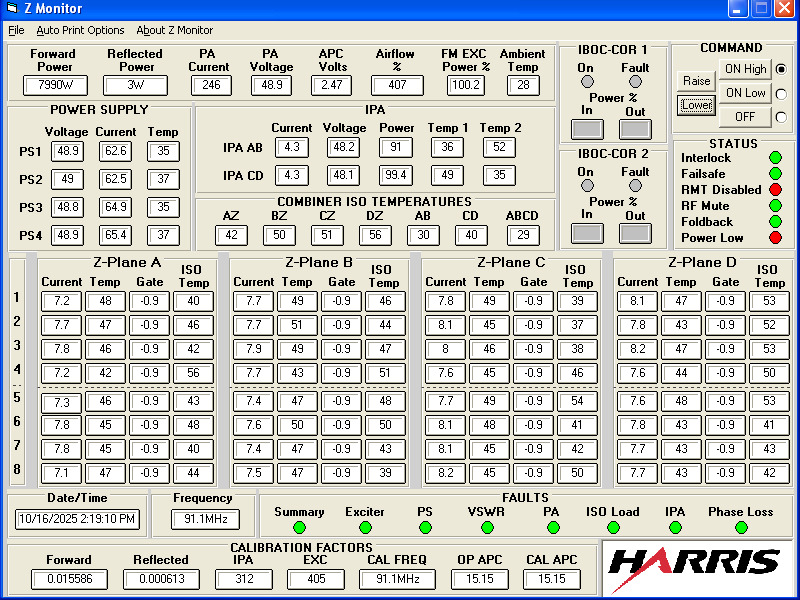
#> input picture 911-20251016.jpg, 800 x 600 px
$ python test_different_preprocess.py
#> lines starting #> are read from the running program, lines starting #| are printed output that depends on the picture
#!/usr/bin/env python3
"""
测试不同预处理模式对Current字段的识别效果
"""
import cv2
import numpy as np
import pytesseract
import json
from pathlib import Path

print("="*70)
print("测试不同预处理模式")
print("="*70)
print()

# 加载坐标 - 只测试Current字段
coords_file = Path('config/template_coordinates.json')
with open(coords_file, 'r', encoding='utf-8') as f:
#> (reads config/template_coordinates.json from the repository)
    all_coords = json.load(f)

# 筛选Current字段
current_coords = {k: v for k, v in all_coords.items() if 'Current' in k}

print(f"测试 {len(current_coords)} 个Current字段")
print()

# 加载图像
image_path = Path('911-20251016.jpg')
image = cv2.imread(str(image_path))
#> image is the input picture: shape (600, 800, 3); mean B, G, R 199.6, 202.7, 200.6

# Tesseract 配置
tesseract_config = r'--oem 3 --psm 7 -c tessedit_char_whitelist=0123456789.'

# 测试不同的预处理方法
def test_preprocessing(roi, method_name, params):
    """测试单个预处理方法"""
    try:
        if method_name == "原图":
            processed = roi

        elif method_name == "灰度":
            processed = cv2.cvtColor(roi, cv2.COLOR_BGR2GRAY)

        elif method_name == "Otsu二值化":
            gray = cv2.cvtColor(roi, cv2.COLOR_BGR2GRAY)
            _, processed = cv2.threshold(gray, 0, 255, cv2.THRESH_BINARY + cv2.THRESH_OTSU)

        elif method_name == "自适应二值化":
            gray = cv2.cvtColor(roi, cv2.COLOR_BGR2GRAY)
            processed = cv2.adaptiveThreshold(
                gray, 255, cv2.ADAPTIVE_THRESH_GAUSSIAN_C,
                cv2.THRESH_BINARY, 11, 2
            )

        elif method_name == "反色Otsu":
            gray = cv2.cvtColor(roi, cv2.COLOR_BGR2GRAY)
            _, processed = cv2.threshold(gray, 0, 255, cv2.THRESH_BINARY_INV + cv2.THRESH_OTSU)

        elif method_name == "反色自适应":
            gray = cv2.cvtColor(roi, cv2.COLOR_BGR2GRAY)
            temp = cv2.adaptiveThreshold(
                gray, 255, cv2.ADAPTIVE_THRESH_GAUSSIAN_C,
                cv2.THRESH_BINARY, 11, 2
            )
            processed = cv2.bitwise_not(temp)

        elif method_name == "形态学增强":
            gray = cv2.cvtColor(roi, cv2.COLOR_BGR2GRAY)
            _, binary = cv2.threshold(gray, 0, 255, cv2.THRESH_BINARY + cv2.THRESH_OTSU)
            kernel = np.ones((2, 2), np.uint8)
            processed = cv2.morphologyEx(binary, cv2.MORPH_CLOSE, kernel)

        else:
            return None

        # 放大小区域
        if processed.shape[0] < 30 or processed.shape[1] < 50:
            scale = 2
            processed = cv2.resize(processed, None, fx=scale, fy=scale, interpolation=cv2.INTER_CUBIC)

        # OCR
        text = pytesseract.image_to_string(processed, config=tesseract_config)
        text = text.strip().replace(' ', '')

        # 清理
        replacements = {'O': '0', 'o': '0', 'I': '1', 'l': '1', 'S': '5', 'B': '8'}
        for old, new in replacements.items():
            text = text.replace(old, new)
        text = ''.join(c for c in text if c.isdigit() or c == '.')

        try:
            value = float(text) if text else None
        except:
            value = None

        return value

    except Exception as e:
        return None

# 预处理方法列表
methods = [
    "原图",
    "灰度",
    "Otsu二值化",
    "自适应二值化",
    "反色Otsu",
    "反色自适应",
    "形态学增强"
]

# 测试每个字段
print("-"*70)
for item_name, coord_list in current_coords.items():
    x1, y1, x2, y2 = coord_list
    roi = image[y1:y2, x1:x2]

    print(f"\n{item_name}:")
    print(f"  坐标: {coord_list}, ROI: {roi.shape[1]}x{roi.shape[0]}")

    best_method = None
    best_value = None

    for method in methods:
        value = test_preprocessing(roi, method, {})

        if value is not None:
            status = "✓"
            # 检查是否在合理范围内
            if 5.0 <= value <= 10.0:
                status = "✓✓"
                if best_value is None:
                    best_value = value
                    best_method = method
        else:
            status = "✗"
            value = "N/A"

        print(f"    {status} {method:20s}: {value}")

    if best_method:
        print(f"  → 推荐方法: {best_method} = {best_value:.1f}A")
#> this loop made 32 passes
#> pass 1, in test_preprocessing, `processed = cv2.resize(processed, None, fx=scale, fy=scale, interpolat..`:
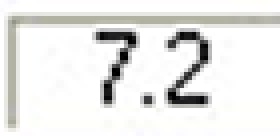
#> processed: shape (34, 70, 3) (shown 4 times larger); mean of channels 0, 1, 2 230.5, 232.1, 232.2; drawn as B, G, R
#> pass 1, in test_preprocessing (call 3), `processed = cv2.resize(processed, None, fx=scale, fy=scale, interpolat..`:
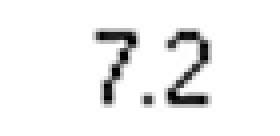
#> processed: shape (34, 70) (shown 4 times larger); min 0, max 255, mean 240.2
#> pass 1, in test_preprocessing (call 4), `processed = cv2.resize(processed, None, fx=scale, fy=scale, interpolat..`:
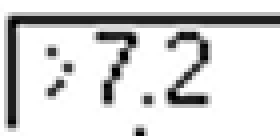
#> processed: shape (34, 70) (shown 4 times larger); min 0, max 255, mean 215
#> after the loop:
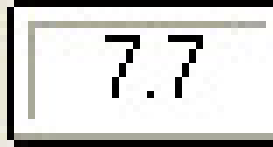
#> roi: shape (21, 39, 3) (shown 7 times larger); mean B, G, R 205.4, 207.7, 208

print("-"*70)
print()
print("💡 说明：")
print("  ✓✓ = 识别成功且在合理范围内 (5.0-10.0A)")
print("  ✓  = 识别成功但超出合理范围")
print("  ✗  = 识别失败")
print()
print("="*70)
